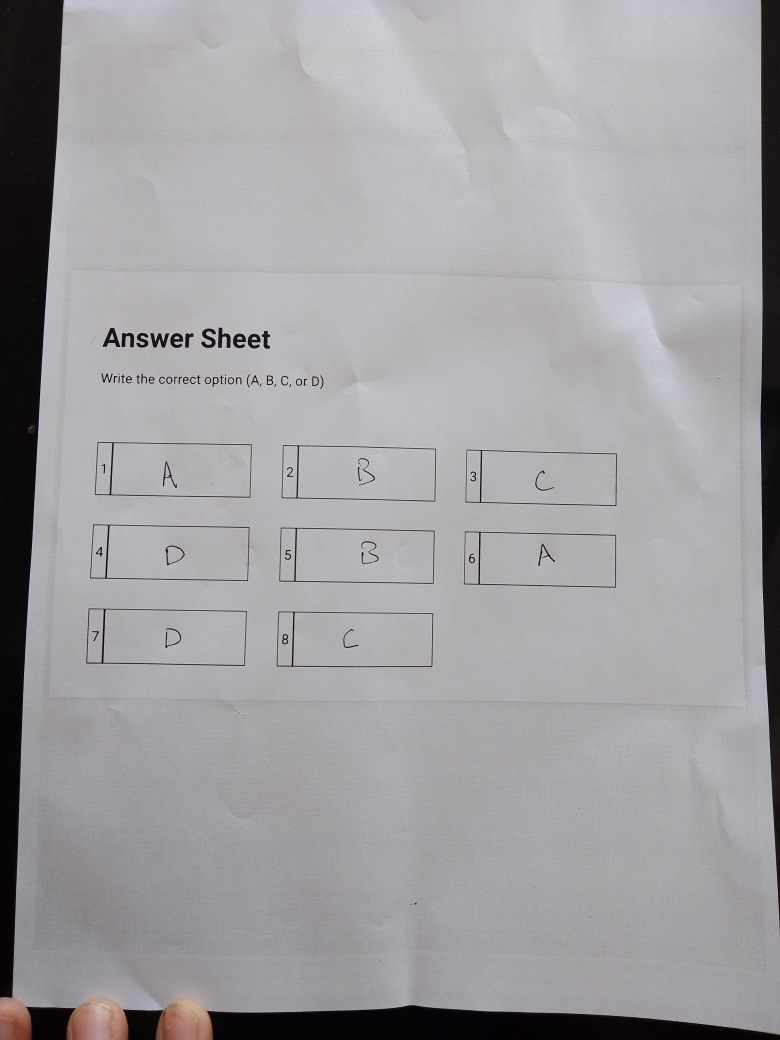
#> input picture IMG_20240522_142511.jpg, 3120 x 4160 px (shown at 1/4 size)
$ python main.py   (older library calls are emulated)
#> lines starting #> are read from the running program, lines starting #| are printed output that depends on the picture; after the words box and inside, x2 and y2 are one past the last pixel; in counts of white or black regions, pixels touching at a corner belong together
### rectanglesFinder.py
import cv2
import os
import numpy as np

def resize_image_to_fit_screen(image, max_height=900):
    aspect_ratio = image.shape[1] / image.shape[0]
    width = int(max_height * aspect_ratio)
    resized_image = cv2.resize(image, (width, max_height), interpolation=cv2.INTER_AREA)
    return resized_image

def show_image(window_name, image, max_height=900):
    resized_image = resize_image_to_fit_screen(image, max_height)
    cv2.imshow(window_name, resized_image)
    cv2.waitKey(0)
    cv2.destroyAllWindows()

def process_image_with_rectangles(img_path):
    # Read the image
#> called with img_path = 'IMG_20240522_142511.jpg'
    image = cv2.imread(img_path)
#> image is the input picture: shape (4160, 3120, 3); mean B, G, R 162.4, 158.9, 161.1
    if image is None:
        print("Error: Unable to load image.")
        return None

    # Show the original image
    show_image("Original Image", image)
#> in resize_image_to_fit_screen, `resized_image = cv2.resize(image, (width, max_height), interpolation=c..`:
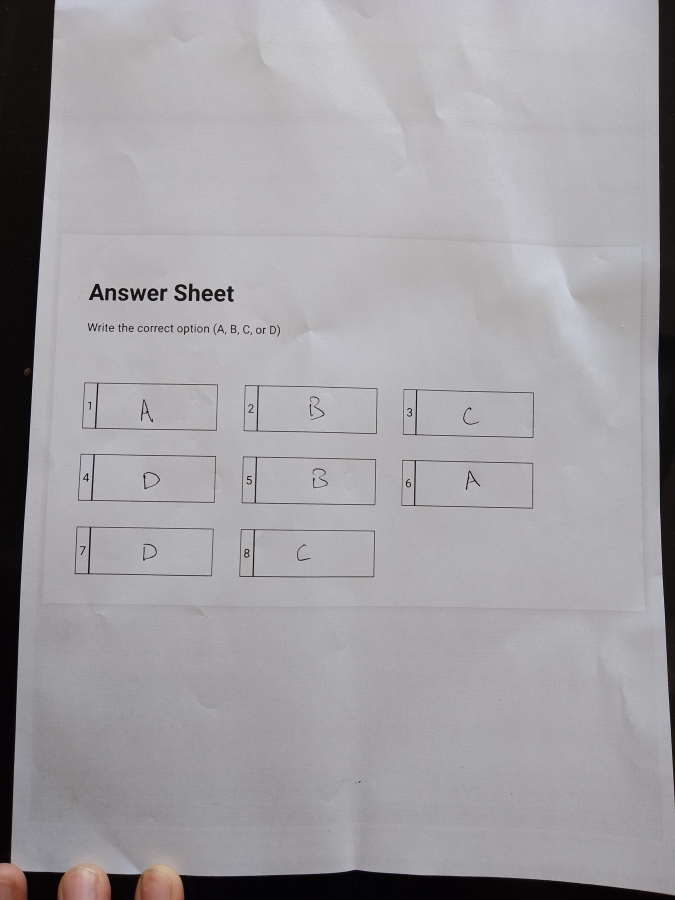
#> resized_image: shape (900, 675, 3); mean B, G, R 162.4, 158.9, 161.1

    # Convert to grayscale
    gray_image = cv2.cvtColor(image, cv2.COLOR_BGR2GRAY)
    show_image("Grayscale Image", gray_image)

    # Apply Gaussian Blur
    blurred_image = cv2.GaussianBlur(gray_image, (5, 5), 0)
    show_image("Blurred Image", blurred_image)

    # Apply Canny edge detection
    canny_edges = cv2.Canny(blurred_image, 100, 200)
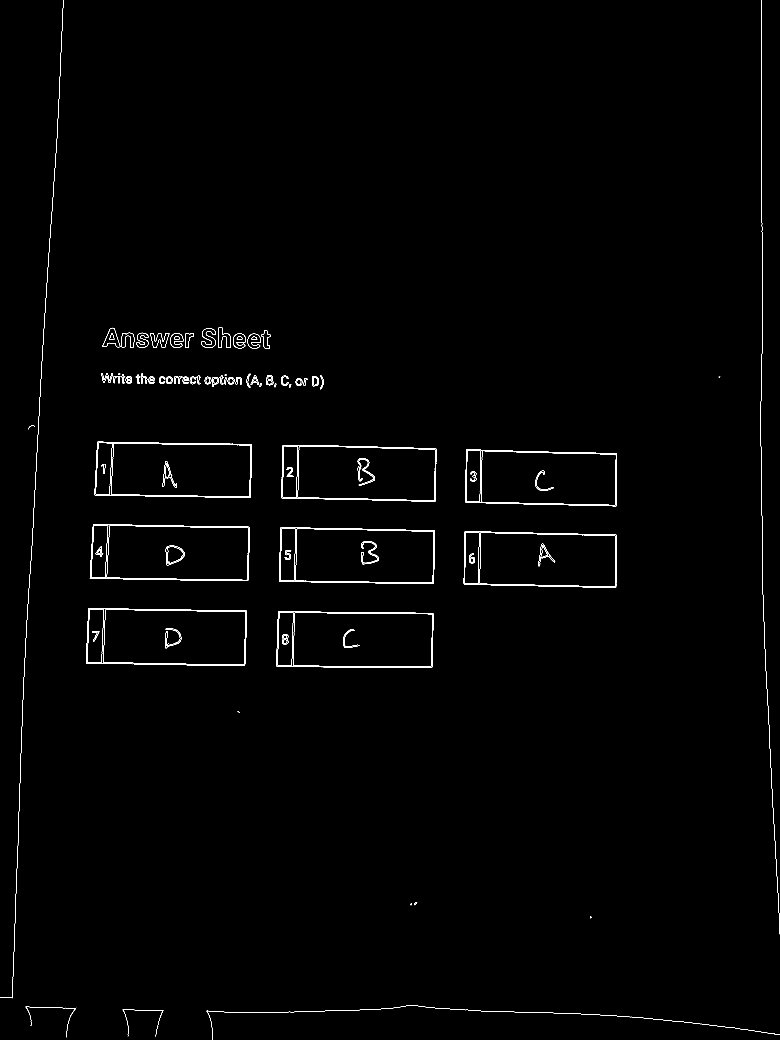
#> canny_edges: shape (4160, 3120) (shown at 1/4 size); 0.42% white in thin lines or dots
    show_image("Canny Edges", canny_edges)
#> call 4 of resize_image_to_fit_screen, with max_height = 900
#> in resize_image_to_fit_screen (call 4), `resized_image = cv2.resize(image, (width, max_height), interpolation=c..`:
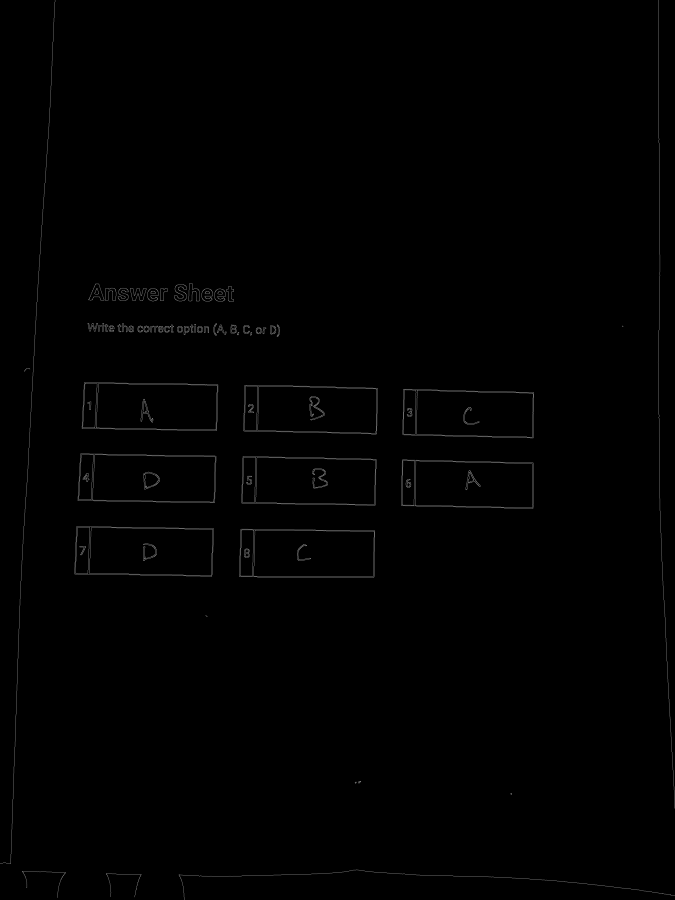
#> resized_image: shape (900, 675); min 0, max 135, mean 1.1

    # Apply Laplacian filter
    laplacian_image = cv2.Laplacian(canny_edges, cv2.CV_64F)
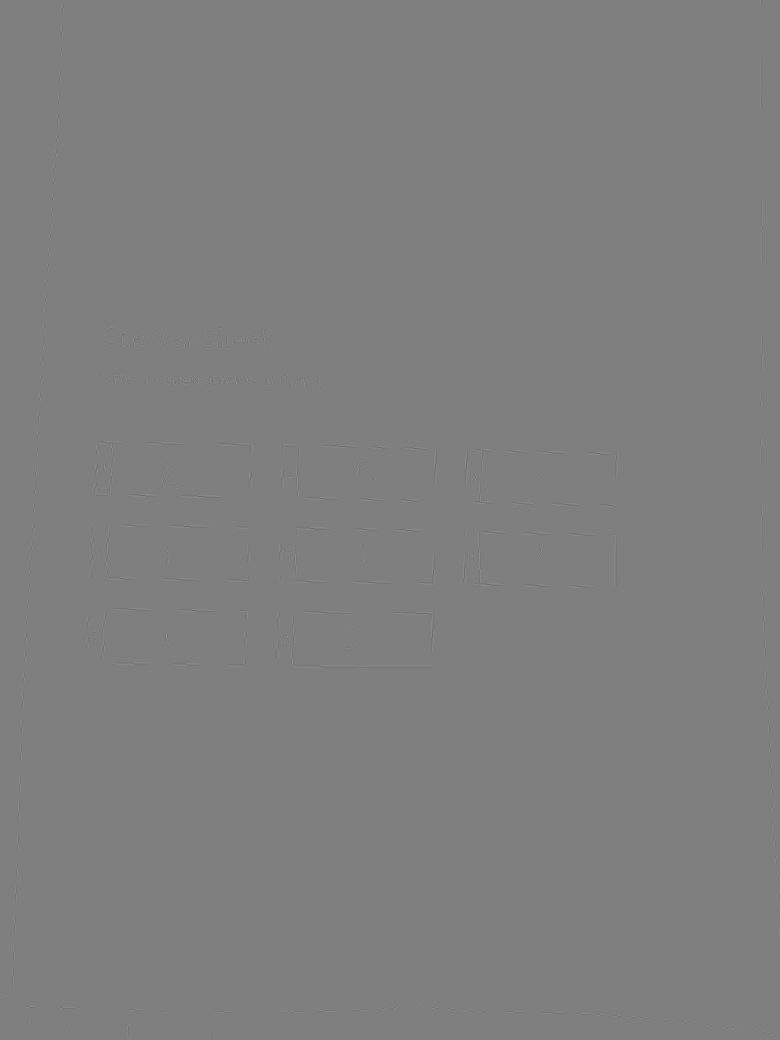
#> laplacian_image: shape (4160, 3120) float64 (shown at 1/4 size); min -1020, max 1020, mean 0; drawn with min black and max white
    laplacian_image = cv2.convertScaleAbs(laplacian_image)
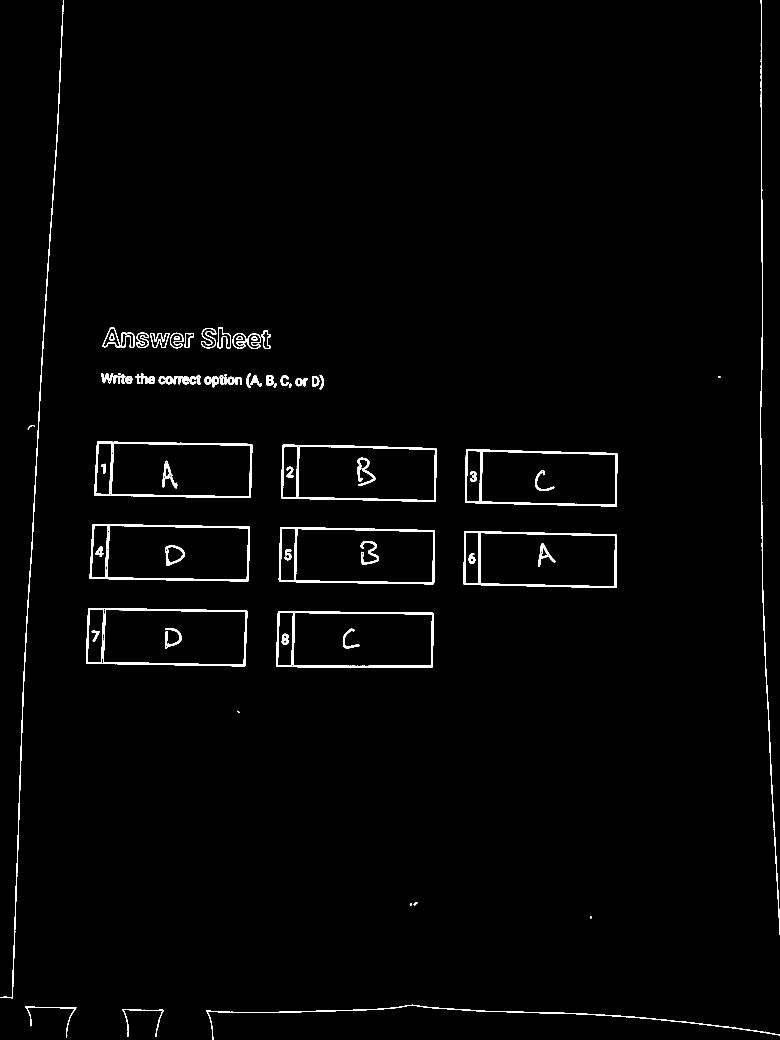
#> laplacian_image: shape (4160, 3120) (shown at 1/4 size); 1.2% white; 84 white regions, largest, box (x1, y1, x2, y2) and area: (0, 0, 256, 3994) 12123, (344, 2432, 989, 2665) 11359, (358, 2096, 1000, 2325) 11239
    show_image("Laplacian Image", laplacian_image)
#> in resize_image_to_fit_screen (call 5), `resized_image = cv2.resize(image, (width, max_height), interpolation=c..`:
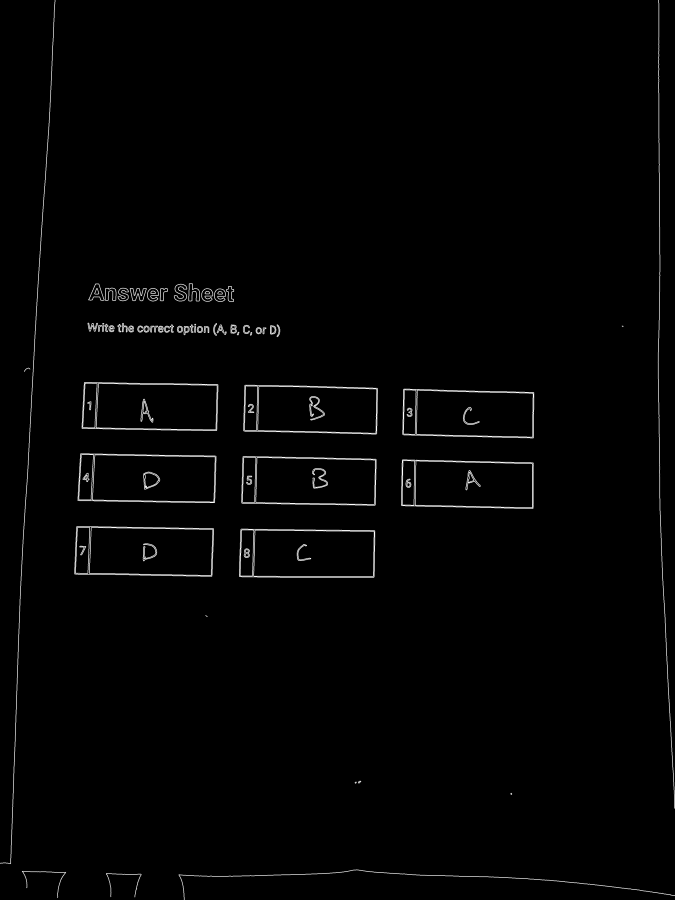
#> resized_image: shape (900, 675); min 0, max 255, mean 3.1

    # Apply thresholding
    _, thresholded_image = cv2.threshold(laplacian_image, 128, 255, cv2.THRESH_BINARY)
    show_image("Thresholded Image", thresholded_image)

    # Apply Gaussian Blur again
    blurred_image = cv2.GaussianBlur(thresholded_image, (5, 5), 0)
    show_image("Blurred Thresholded Image", blurred_image)

    # Find contours
    contours, _ = cv2.findContours(blurred_image, cv2.RETR_EXTERNAL, cv2.CHAIN_APPROX_SIMPLE)

    # Filter out rectangles
    rectangles = []
    for contour in contours:
        epsilon = 0.02 * cv2.arcLength(contour, True)
        approx = cv2.approxPolyDP(contour, epsilon, True)
        if len(approx) == 4:
            rectangles.append(approx)

    # Define a sharpening kernel
    kernel_sharpening = np.array([[-1, -1, -1],
                                  [-1, 10, -1],
                                  [-1, -1, -1]])

    # Create a copy of the original image for the overlay
    image_with_highlight = image.copy()
    roi_sharpened = []

    # Process each rectangle separately
    rectangles_with_positions = []
    for idx, rectangle in enumerate(rectangles):
        x, y, w, h = cv2.boundingRect(rectangle)

        # Extract the region of interest
        roi = gray_image[y:y+h, x:x+w]

        # Highlight the region of interest with a semi-transparent overlay
        overlay = image_with_highlight.copy()
        cv2.rectangle(overlay, (x, y), (x + w, y + h), (0, 0, 255), -1)  # Red overlay
        alpha = 0.4  # Transparency factor
        image_with_highlight = cv2.addWeighted(overlay, alpha, image_with_highlight, 1 - alpha, 0)

        # Sharpen the region of interest
        sharpened_roi = cv2.filter2D(roi, -1, kernel_sharpening)
        roi_sharpened.append(sharpened_roi)

        # Append the position of the rectangle along with the sharpened ROI image
        rectangles_with_positions.append(((x, y, w, h), sharpened_roi))

    # Show the final image with highlighted rectangles
    show_image("Final Image with Highlighted Rectangles", image_with_highlight)

    return rectangles_with_positions

### main.py
import cv2
import os
from rectanglesFinder import process_image_with_rectangles
from croppingRectangles import crop_all_rectangles
from perform_ocr import perform_ocr_on_cropped_image

# Path to the image file
image_path = 'IMG_20240522_142511.jpg'

rectangles_with_positions = process_image_with_rectangles(image_path)

rectangle_images = [rect[1] for rect in rectangles_with_positions]
rectangle_positions = [rect[0] for rect in rectangles_with_positions]

cropped_images, rectangle_positions = crop_all_rectangles(rectangle_images, rectangle_positions)

outputAnswers = {}

for idx, cropped_img in enumerate(cropped_images):
    position = rectangle_positions[idx]
    outputAnswers[position] = cropped_img

ocr_results = {}

for position, cropped_img in outputAnswers.items():
    position,text = perform_ocr_on_cropped_image(position, cropped_img)  # Assuming perform_ocr_on_cropped_image function is defined
    ocr_results[position] = text

print('answers', ocr_results)

sorted_contours = sorted(rectangle_positions, key=lambda x: (x[1], x[0]))
print(sorted_contours)
finalAnswer=[]
for i in sorted_contours:
    finalAnswer.append(ocr_results[i])
print(finalAnswer)
cv2.waitKey(0)
cv2.destroyAllWindows()

$ run again, with img.jpeg copied over IMG_20240522_142511.jpg
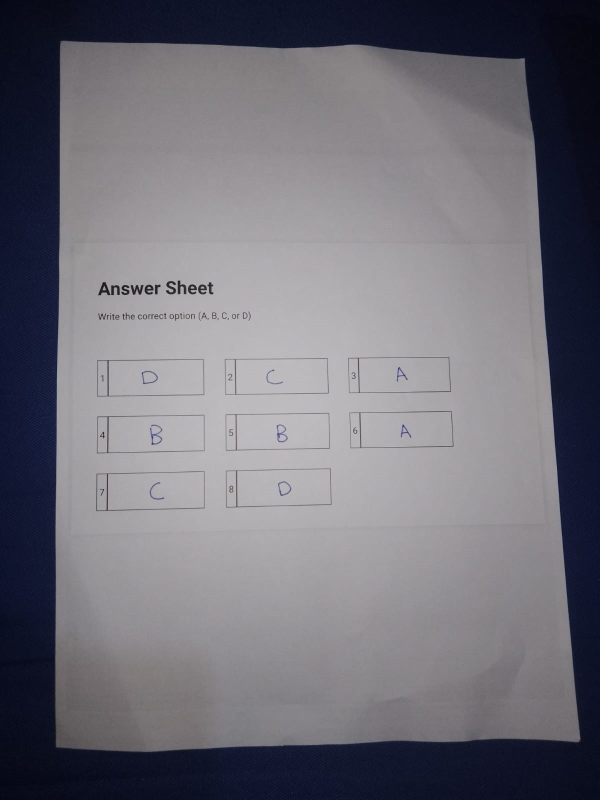
#> input picture img.jpeg, 1200 x 1600 px (shown at 1/2 size)
#> in process_image_with_rectangles, image is the input picture: shape (1600, 1200, 3); mean B, G, R 119.7, 111.4, 112.4
#> resized_image: shape (900, 675)
#> in process_image_with_rectangles, `canny_edges = cv2.Canny(blurred_image, 100, 200)`:
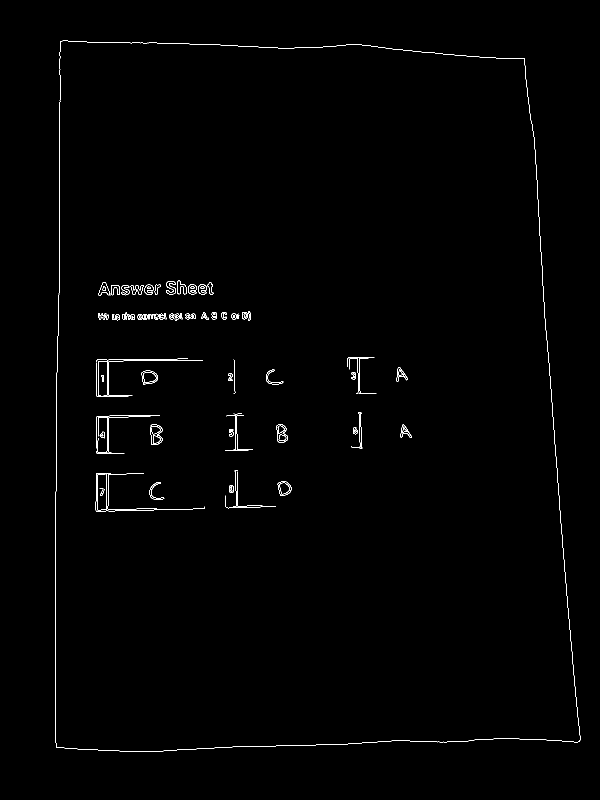
#> canny_edges: shape (1600, 1200) (shown at 1/2 size); 0.64% white in thin lines or dots, all inside (x1, y1, x2, y2) = (110, 81, 1161, 1504)
#> in resize_image_to_fit_screen (call 5), `resized_image = cv2.resize(image, (width, max_height), interpolation=c..`:
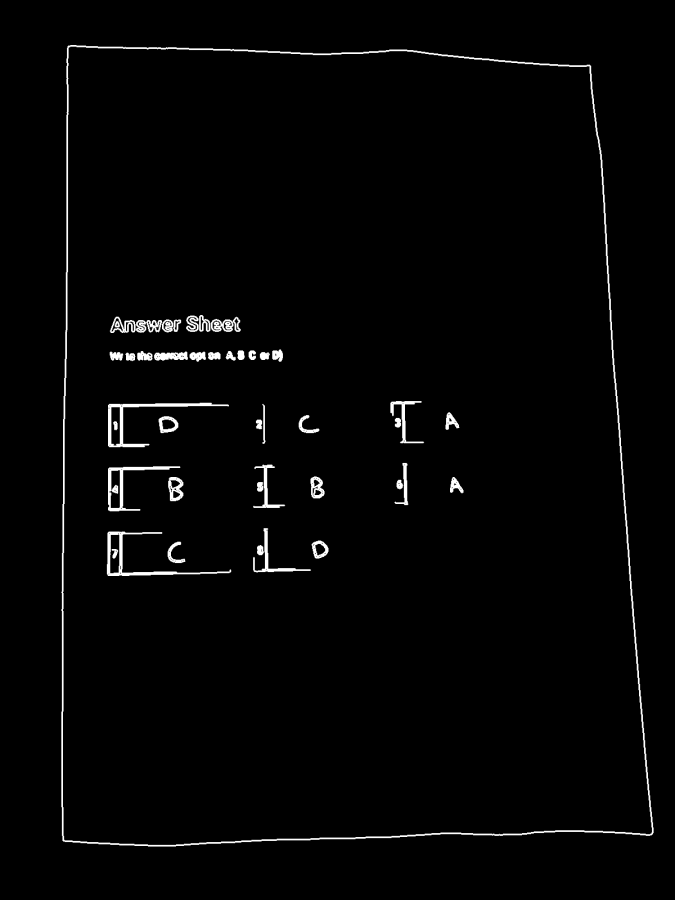
#> resized_image: shape (900, 675); min 0, max 255, mean 4.6
